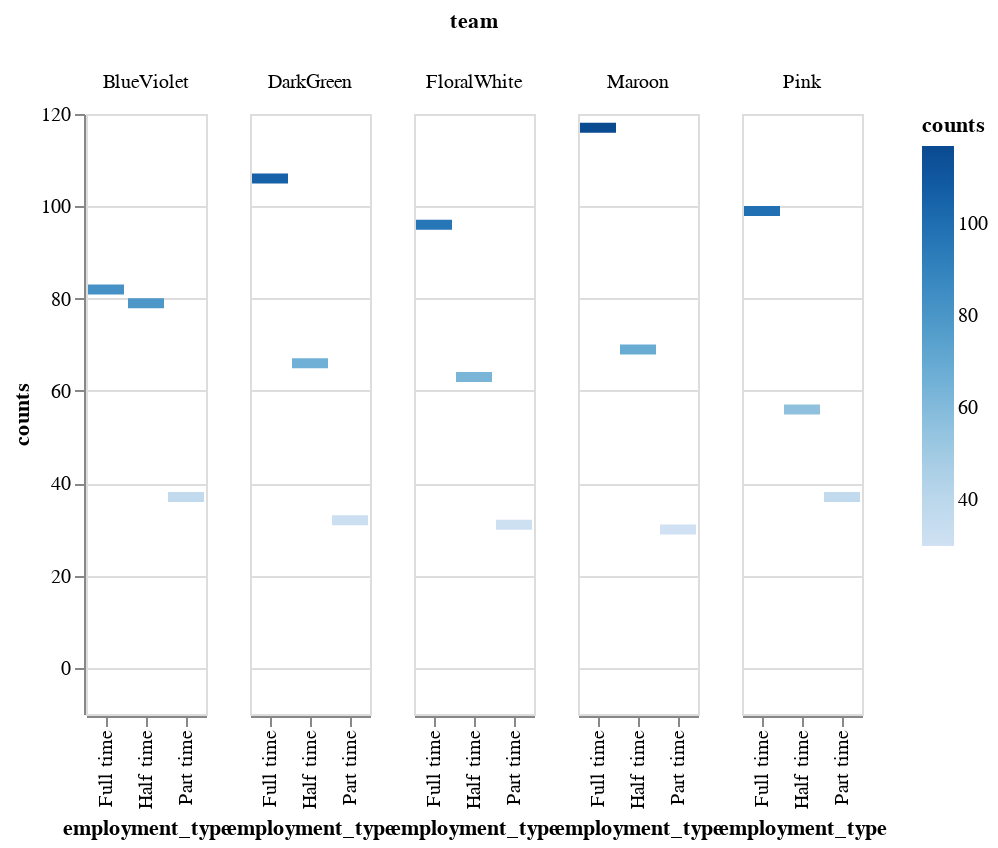

Notebook source saved alongside this figure:
### Markdown cell above
# chart5

### Code cell
data = pd.DataFrame(workers, columns=['id', 'team', 'employment_type'])
data = data.groupby(['team', 'employment_type']).count()
data = data.rename(columns={'id': 'counts'})
data["counts"] = data["counts"].astype('int32')
data = data.reset_index(level=0)
data = data.reset_index(level=0)
alt.Chart(data).mark_bar(orient='horizontal').encode(
    column="team",
    x='employment_type', y='counts', color='counts'
)

### Figure 1 — Vega-Lite specification as saved in the notebook (floating-point values rounded to 4 significant figures)
{"config": {"view": {"continuousWidth": 400, "continuousHeight": 300}}, "data": {"name": "data-df6efba8d971735f57bf185c6eaf1a79"}, "mark": {"type": "bar", "orient": "horizontal"}, "encoding": {"color": {"field": "counts", "type": "quantitative"}, "column": {"field": "team", "type": "nominal"}, "x": {"field": "employment_type", "type": "nominal"}, "y": {"field": "counts", "type": "quantitative"}}, "$schema": "https://vega.github.io/schema/vega-lite/v4.17.0.json", "datasets": {"data-df6efba8d971735f57bf185c6eaf1a79": [{"employment_type": "Full time", "team": "BlueViolet", "counts": 82}, {"employment_type": "Half time", "team": "BlueViolet", "counts": 79}, {"employment_type": "Part time", "team": "BlueViolet", "counts": 37}, {"employment_type": "Full time", "team": "DarkGreen", "counts": 106}, {"employment_type": "Half time", "team": "DarkGreen", "counts": 66}, {"employment_type": "Part time", "team": "DarkGreen", "counts": 32}, {"employment_type": "Full time", "team": "FloralWhite", "counts": 96}, {"employment_type": "Half time", "team": "FloralWhite", "counts": 63}, {"employment_type": "Part time", "team": "FloralWhite", "counts": 31}, {"employment_type": "Full time", "team": "Maroon", "counts": 117}, {"employment_type": "Half time", "team": "Maroon", "counts": 69}, {"employment_type": "Part time", "team": "Maroon", "counts": 30}, {"employment_type": "Full time", "team": "Pink", "counts": 99}, {"employment_type": "Half time", "team": "Pink", "counts": 56}, {"employment_type": "Part time", "team": "Pink", "counts": 37}]}}
